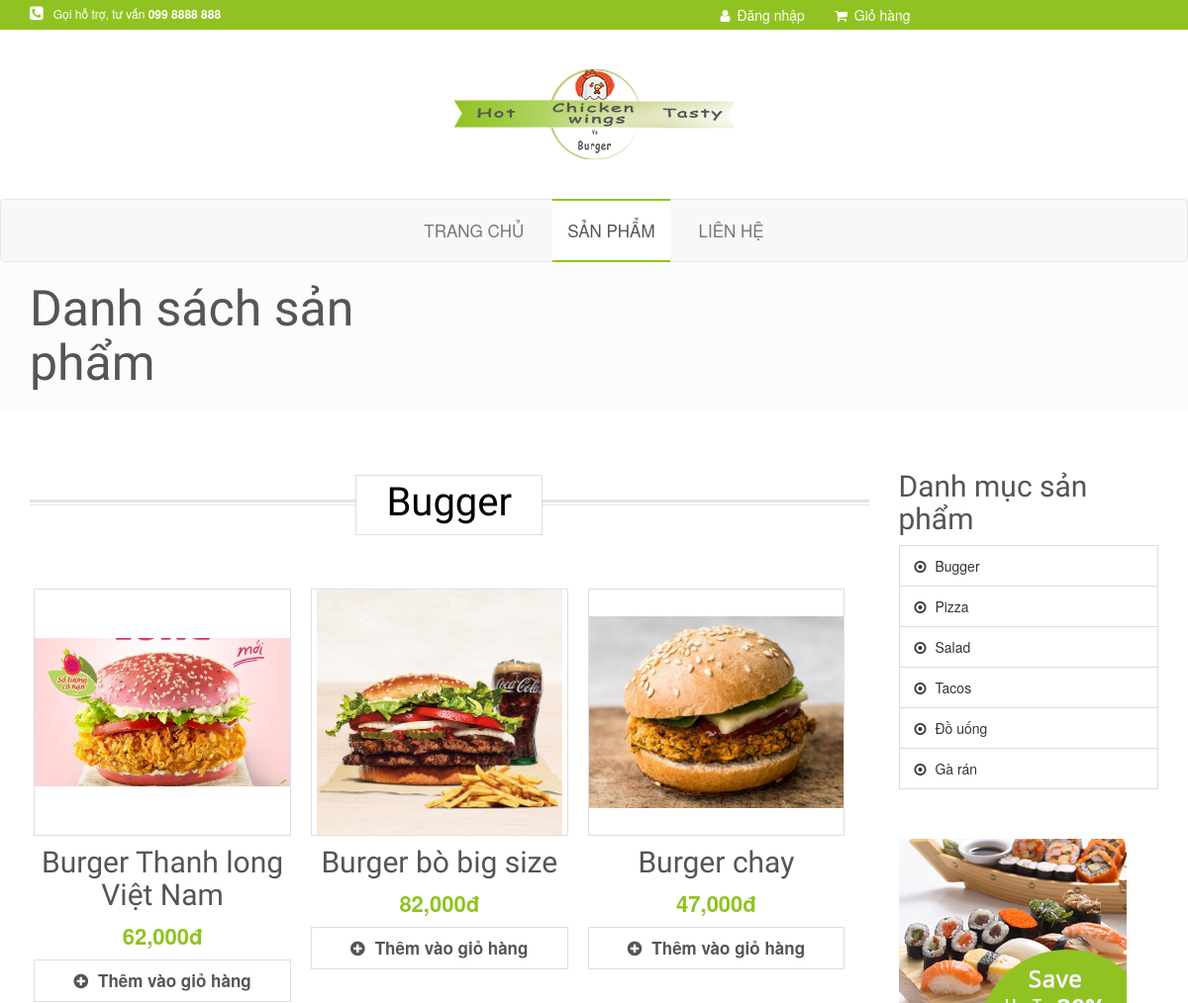
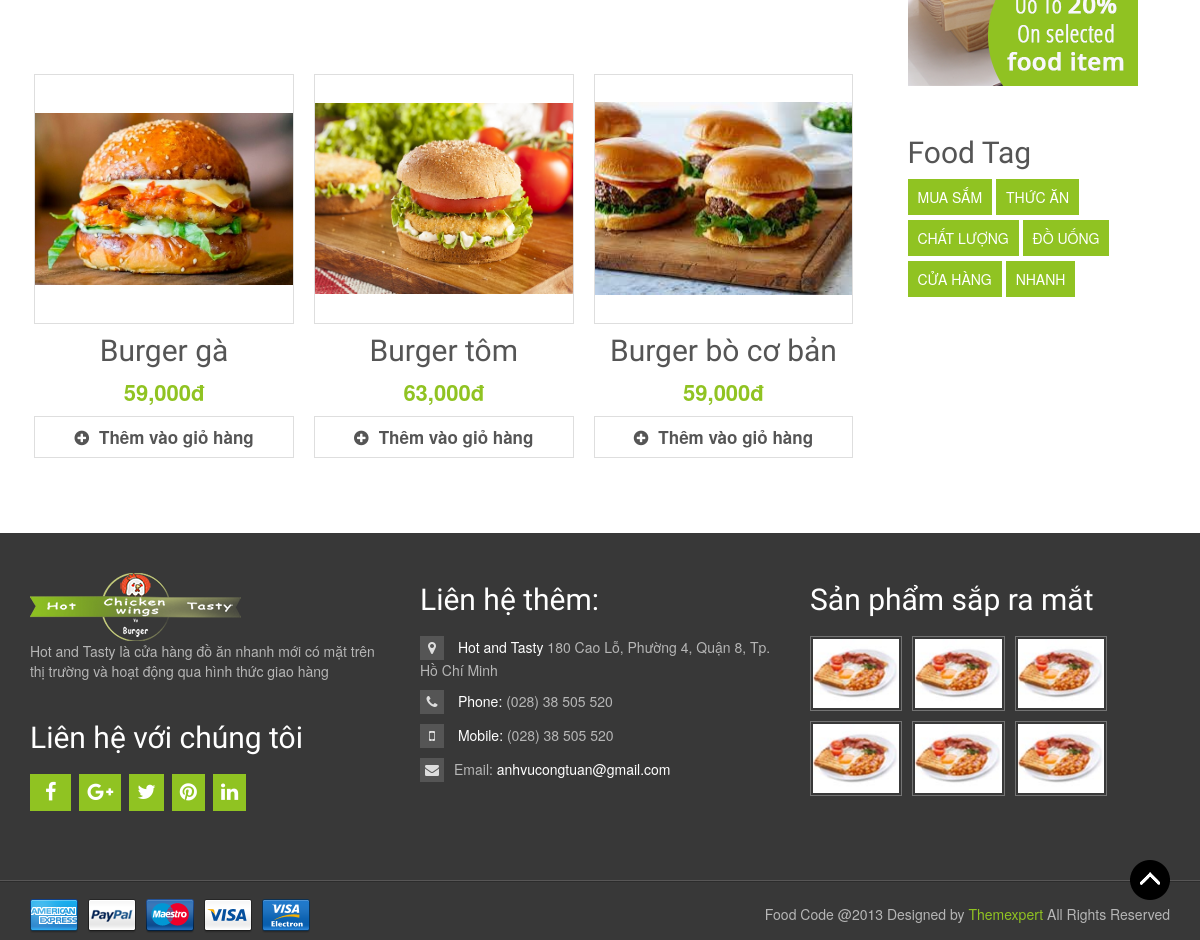
The app's page /user-pages/controllers/productsController.php with its own data (2 pictures, top to bottom).
### tables this page shows
CREATE TABLE `products` (
  `id` int(11) NOT NULL,
  `id_cate` int(11) NOT NULL,
  `img` text DEFAULT NULL,
  `food_name` char(50) NOT NULL,
  `food_description` char(150) DEFAULT NULL,
  `price` int(11) NOT NULL
);

CREATE TABLE `categories` (
  `id` int(11) NOT NULL,
  `category_name` char(50) NOT NULL
);

### user-pages/database/config.php (called while the page is built, shortened)
<?php
class configuration
{
    private  $HOST;
    private  $DBNAME;
    private  $USERNAME;
    private  $PASSWORD;
    private static $conn;
    public function __construct()
    {
        $this->HOST = 'localhost';
        $this->DBNAME = 'food_code';
        $this->USERNAME = 'root';
        $this->PASSWORD = '';
        if (self::$conn = null) {
            $this->connectDB();
        } else {
            return self::$conn;
        }
    }
    public function __destruct()
    {
        $this->HOST = '';
        $this->DBNAME = '';
        $this->USERNAME = '';
        $this->PASSWORD = "";
        self::$conn = null;
    }
    public function closeConnect()
    {
        self::$conn = null;
    }
    private function connectDB()
    {
        try {
            self::$conn = new PDO("mysql:host=$this->HOST; dbname=$this->DBNAME", $this->USERNAME, $this->PASSWORD);
            self::$conn->setAttribute(PDO::ATTR_ERRMODE, PDO::ERRMODE_EXCEPTION);
        } catch (PDOException $e) {
        }
    }
    public function getData($query, $param = array())
    {
        try {
            $stm = self::$conn->prepare($query);
            $stm->execute($param);
            return $stm->fetchAll(PDO::FETCH_ASSOC);
        } catch (PDOException $e) {
            return $e->getMessage();
        } finally {
            $this->closeConnect();
        }
    }
}

### user-pages/models/DAO/productsDAO.php (called while the page is built, shortened)
<?php
include_once '../database/config.php';
include_once '../models/DTO/productsDTO.php';
include_once '../models/DTO/categoriesDTO.php';
class productsDAO
{
    public function getAllData()
    {
        $dbConn = new configuration();
        $query = 'select products.id,img,food_name,food_description,price,id_cate,categories.category_name from products JOIN categories on products.id_cate=categories.id ORDER BY id DESC';
        $param = array();
        $data = $dbConn->getData($query, $param);
        $listProduct = [];
        foreach ($data as $product) {
            $categoryDTO = new categoriesDTO($product['id_cate'], $product['category_name']);
            $listProduct[] = new productsDTO($product['id'], $product['img'], $product['food_name'], $product['food_description'], $product['price'], $categoryDTO);
        }
        return $listProduct;
    }
}

### user-pages/models/DTO/productsDTO.php (called while the page is built, shortened)
<?php
class productsDTO
{
    private $categoryDTO;
    private $id;
    private $img;
    private $food_name;
    private $price;
    public function __construct($id, $img, $food_name, $food_description, $price, $categoryDTO)
    {
        $this->id = $id;
        $this->img = $img;
        $this->food_name = $food_name;
        $this->price = $price;
        $this->categoryDTO = $categoryDTO;
    }
    public function getPrice()
    {
        return $this->price;
    }
    public function getFood_name()
    {
        return $this->food_name;
    }
    public function getImg()
    {
        return $this->img;
    }
    public function getId()
    {
        return $this->id;
    }
    public function getCategoryDTO()
    {
        return $this->categoryDTO;
    }
}

### user-pages/models/DTO/categoriesDTO.php (called while the page is built, shortened)
<?php
class categoriesDTO
{
    private $id;
    private $category_name;
    public function __construct($id, $catergory_name)
    {
        $this->id = $id;
        $this->category_name = $catergory_name;
    }
    public function getId()
    {
        return $this->id;
    }
    public function getCategory_name()
    {
        return $this->category_name;
    }
}

### user-pages/controllers/categoriesController.php (called while the page is built)
<?php
include_once '../models/DAO/categoriesDAO.php';
include_once '../models/DTO/categoriesDTO.php';
class categoriesController
{
    public function getCate()
    {
        $cate_DAO = new categoriesDAO();
        $list_cate = $cate_DAO->getAllData();
        include_once '../include/sidebar.php';
    }
}
$product = new categoriesController();
$product->getCate();

### user-pages/models/DAO/categoriesDAO.php (called while the page is built, shortened)
<?php
include_once '../models/DTO/categoriesDTO.php';
include_once '../database/config.php';
class categoriesDAO
{
    public function getAllData()
    {
        $dbConn = new configuration();
        $query = 'select * from categories';
        $param = array();
        $data = $dbConn->getData($query, $param);
        $listCate = [];
        foreach ($data as $product) {
            $listCate[] = new categoriesDTO($product['id'], $product['category_name']);
        }
        return $listCate;
    }
}

### user-pages/views/products.php (the view, shortened to what this page needs)
<!doctype html>
<html lang="en">
<head>
	<link rel="stylesheet" href="assests/css/nivo-slider.css" type="text/css" />
	<link rel="stylesheet" href="assests/css/owl.carousel.css">
	<link rel="stylesheet" href="assests/css/bootstrap.min.css">
	<link rel="stylesheet" href="assests/css/font-awesome.min.css">
	<link rel="stylesheet" href="assests/css/style.css">
	<link rel="stylesheet" href="assests/css/responsive.css">
</head>
<body>
	<?php include_once '../include/header.php' ?>
	<section id="topic-header">
		<div class="container">
			<div class="row">
				<div class="col-md-4">
					<h1>Danh sách sản phẩm</h1>
				</div>
			</div>
		</div>
	</section>
	<section id="shop">
		<div class="container">
			<div class="row">
				<div class="col-md-9">
					<div class="block-heading">
						<h2>
							<?php
							isset($_GET['item']) ? ($item = $_GET['item']) : ($item = 1);
							foreach ($products as $product)
								if ($product->getCategoryDTO()->getId() == $item) {
									echo $product->getCategoryDTO()->getCategory_name();
									break;
								}
							?>
						</h2>
					</div>
					<div class="product-grid">
						<ul>
							<?php
							foreach ($products as $product) {
								if ($product->getCategoryDTO()->getId() == $item) {
									echo '<li>
								<div class="products" >
									<a href="productsController.php?item=' . $product->getCategoryDTO()->getId() . '&id=' . $product->getId() . '&action=getSingleData">
									<img src="../../imgs/';
									if ($product->getImg() == '') {
										echo 'productDefault.png';
									} else {
										echo $product->getImg();
									}
									echo '" alt="" width="250px" style="object-fit: contain; height: 250px"></img>
									</a>
										<h4 name="sp">' . $product->getFood_name() . '</h4>
									<p class="price" name="price">' . number_format($product->getPrice()) . 'đ</p>
									<div>';
									if ($user_id == -1) {
										echo '
										<a class="view-link shutter" data-toggle="modal" data-target="#myModal" href="#">';
									} else {
										echo '
										<a class="view-link shutter" href="../controllers/cartController.php?id=' . $product->getId() . '&action=add2Cart&item=' . $product->getCategoryDTO()->getId() . '" >';
									}
									echo '	<i class="fa fa-plus-circle" ></i>Thêm vào giỏ hàng</a>
									</div>
								</div>
								</li>';
								}
							}
							?>
						</ul>
					</div>
				</div>
				<?php
				include_once '../controllers/categoriesController.php'
				?>
			</div>
	</section>
	<?php
	include_once '../include/footer.php';
	?>
	<a id="back-top" href="#"></a>
</body>
</html>

### user-pages/include/sidebar.php (shortened to what this page needs)
<div class="col-md-3">
    <div class="blog-sidebar">
        <div class="block">
            <h4>Danh mục sản phẩm</h4>
            <div class="list-group">
                <?php
                foreach($list_cate as $category) {
                    echo '
								<a href="../controllers/productsController.php?item=' . $category->getId() . '	" class="list-group-item">
									<i class="fa  fa-dot-circle-o"></i>
									' . $category->getCategory_name() . '
								</a>';
                } ?>
            </div>
        </div>
        <div class="block">
            <img src="assests/images/food-ad.png" alt="">
        </div>
        <div class="block">
            <h4>Food Tag</h4>
            <div class="tag-link">
                <a href="">MUA SẮM</a>
                <a href="">THỨC ĂN</a>
                <a href="">CHẤT LƯỢNG</a>
                <a href="">ĐỒ UỐNG</a>
                <a href="">CỬA HÀNG</a>
                <a href="">NHANH</a>
            </div>
        </div>
    </div>
</div>

### user-pages/controllers/assests/css/style.css (style rules this page uses)
li { list-style: none; }
h1, h2, h3, h4, h5, h6 { font-family: 'Yanone Kaffeesatz', sans-serif; color: #555 }
h1 { font-size: 50px; }
h2 { font-size: 40px; }
h4 { font-size: 30px; }
ul { padding-left: 0; }
section+section { margin-top: 50px; }
.block-heading { background-image: url("../assests/images/titleBorder.png"); background-repeat: repeat-x; height: 20px; margin: 60px 0; text-align: center; }
.block-heading h2 { background: #fff; display: inline-block; color: #000; margin-top: -28px; padding: 5px 30px 10px 30px; border: 1px solid #dedede; }
#back-top { position: fixed; bottom: 30px; width: 40px; color: #bbb; height: 50px; right: 30px; display: block; text-align: center; background: url("../assests/images/top.png") no-repeat; }
.products { text-align: center; margin-bottom: 65px; cursor: pointer; }
.products a img { width: 100%; border: 1px solid #dedede; -webkit-transition: 0.3s ease-in-out; -moz-transition: 0.3s ease-in-out; -ms-transition: 0.3s ease-in-out; -o-transition: 0.3s ease-in-out; transition: 0.3s ease-in-out; }
.view-link { text-align: center; border: 1px solid #dedede; display: block; padding: 8px 10px; font-size: 17px; color: #555; font-weight: bold; }
.view-link i { padding-right: 10px; color: #555; -webkit-transition: .2s ease-in-out; -moz-transition: .2s ease-in-out; -ms-transition: .2s ease-in-out; -o-transition: .2s ease-in-out; transition: .2s ease-in-out; }
.price { font-size: 22px; color: #90c322; font-weight: bold; margin-bottom: 8px; }
.shutter { position: relative; -webkit-transition: .2s ease-in-out; -moz-transition: .2s ease-in-out; -ms-transition: .2s ease-in-out; -o-transition: .2s ease-in-out; transition: .2s ease-in-out; }
.shutter:before { width: 100%; height: 0; top: 0; left: 0; display: block; content: ""; position: absolute; -webkit-transition: .2s ease-in-out; -moz-transition: .2s ease-in-out; -ms-transition: .2s ease-in-out; -o-transition: .2s ease-in-out; transition: .2s ease-in-out; z-index: -1; }
#topic-header { background: #FCFCFC; width: 100%; padding: 20px 0; margin: -20px 0; }
#topic-header h1, #topic-header p { margin: 0; }
.blog-sidebar .block { margin-bottom: 50px; }
.blog-sidebar { padding: 20px 0; }
.blog-sidebar .block .list-group-item:first-child, .blog-sidebar .block .list-group-item:last-child { border-top-right-radius: 0px; border-top-left-radius: 0px; border-bottom-right-radius: 0px; border-bottom-left-radius: 0px; }
.blog-sidebar .block .list-group .list-group-item { color: #333; -webkit-transition: .2s ease-in-out; -moz-transition: .2s ease-in-out; -ms-transition: .2s ease-in-out; -o-transition: .2s ease-in-out; transition: .2s ease-in-out; }
.blog-sidebar .block .list-group .list-group-item i { margin-right: 5px; }
.tag-link a { color: #fff; background: #90c322; padding: 8px 10px; display: inline-block; margin-bottom: 5px; }
.product-grid ul { text-align: center; }
.product-grid ul li { width: 33%; text-align: center; padding: 10px 20px 0 0px; display: inline-block; vertical-align: top; }
* { box-sizing: border-box; }
a { color: #2196F3; }

### records on screen
products: categories.category_name "Bugger", img (picture), food_name "Burger Thanh long Việt Nam", price "62,000"
products: img (picture), food_name "Burger bò big size", price "82,000"
products: img (picture), food_name "Burger chay", price "47,000"
products: img (picture), food_name "Burger gà", price "59,000"
products: img (picture), food_name "Burger tôm", price "63,000"
products: img (placeholder picture), food_name "Burger bò cơ bản", price "59,000"
categories: category_name "Bugger"
categories: category_name "Pizza"
categories: category_name "Salad"
categories: category_name "Tacos"
categories: category_name "Đồ uống"
categories: category_name "Gà rán"
